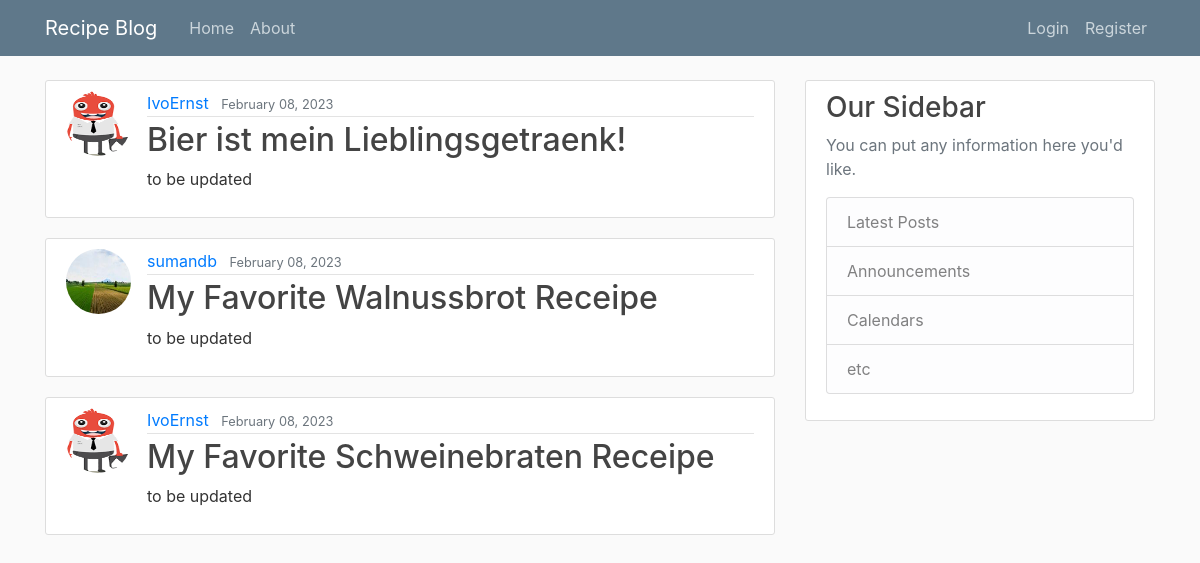
/, run on an earlier commit of the app's database.
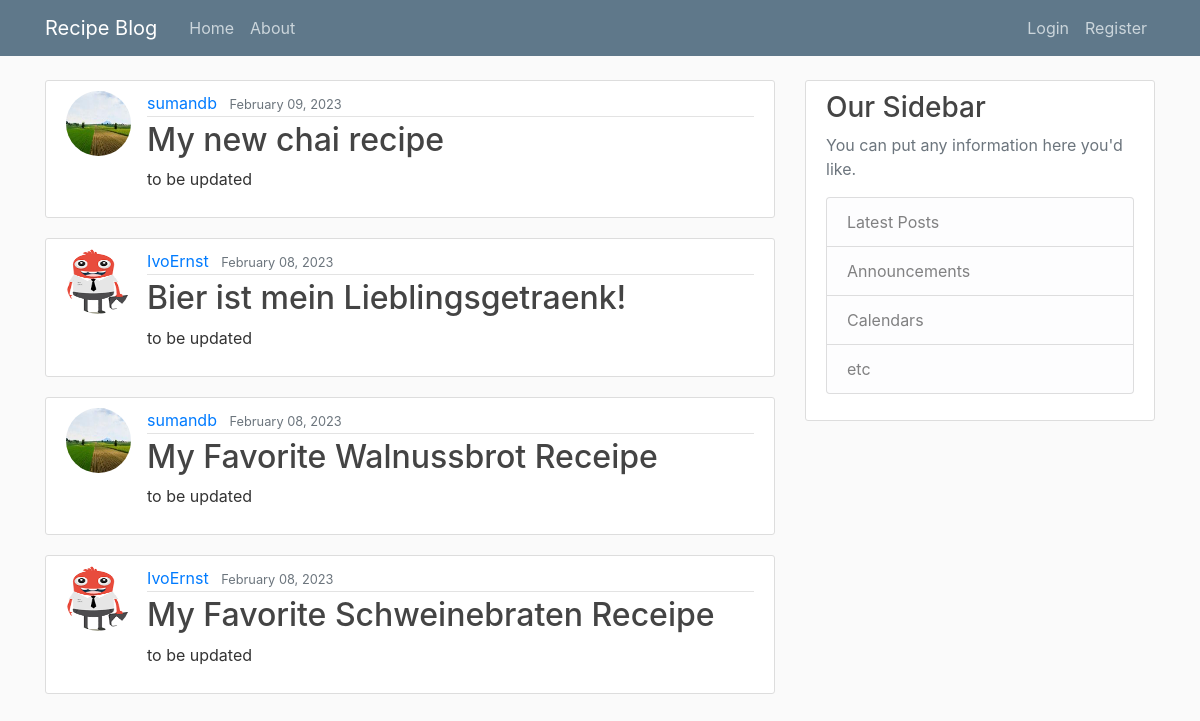
And on a later commit of the database.
### blog/models.py (models this page shows, shortened)
class Post(models.Model):
    title = models.CharField(max_length=200)
    created_on = models.DateTimeField(default=timezone.now)
    content = models.TextField()
    author = models.ForeignKey(User, on_delete=models.CASCADE)

### users/models.py (models this page shows, shortened)
class Profile(models.Model):
    user = models.OneToOneField(User, on_delete=models.CASCADE)
    image = models.ImageField(default='default.jpg', upload_to='profile_pics')

### blog/views.py (the view)
# urls.py: path('', PostListView.as_view(), name='blog-home'),
class PostListView(ListView):
    model = Post
    template_name = 'blog/home.html'
    context_object_name = 'posts'
    ordering = ['-created_on']  # default is ascending but '-' infront changes it to descending
    paginate_by = 4

### blog/templates/blog/home.html (shortened to what this page needs)
{% extends "blog/base.html" %}
{% block content %}
    {% for post in posts %}
        <article class="media content-section">
          <img class = "rounded-circle article-img" src = "{{post.author.profile.image.url}}">
          <div class="media-body">
            <div class="article-metadata">
              <a class="mr-2" href="{% url 'user-posts' post.author.username %}">{{ post.author }}</a>
              <small class="text-muted">{{ post.created_on|date:"F d, Y" }}</small>
            </div>
            <h2><a class="article-title" href="{% url 'post-detail' post.id %}">{{ post.title }}</a></h2>
                <p class="article-content">{{ post.content }}</p>
          </div>
        </article>
    {% endfor %}
{% endblock content%}

What changed in the data, as far as the page shows it:
added Post: author.profile.image (picture), author "sumandb", created_on "February 09, 2023", title "My new chai recipe", content "to be updated"
